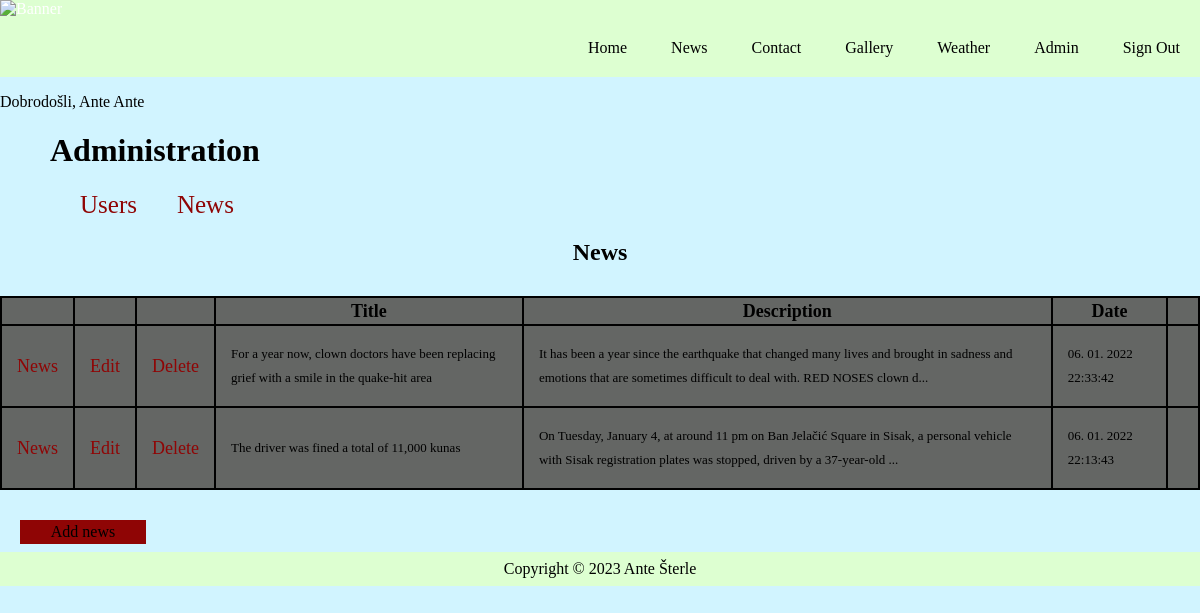
The page /index.php?menu=6&action=2 (signed in) on the database its author committed.
### tables this page shows
CREATE TABLE `news` (
  `id` int(11) NOT NULL,
  `title` varchar(255) NOT NULL,
  `description` text NOT NULL,
  `date` timestamp NOT NULL DEFAULT current_timestamp() ON UPDATE current_timestamp(),
  `picture` varchar(255) NOT NULL,
  `archive` enum('Y','N') NOT NULL DEFAULT 'Y'
);

### function.php (called while the page is built)
<?php
	function pickerDateToMysql($pickerDate){
		$date = DateTime::createFromFormat('Y-m-d H:i:s', $pickerDate);
		return $date->format('d. m. Y H:i:s');
	}
?>

### admin_news.php (the view, shortened to what this page needs)
<?php
	if (isset($_GET['id']) && $_GET['id'] != '') {
		$query  = "SELECT * FROM news";
		$query .= " WHERE id=".$_GET['id'];
		$query .= " ORDER BY date DESC";
		$result = @mysqli_query($MySQL, $query);
		$row = @mysqli_fetch_array($result);
		print '
		<h2>News overview</h2>
		<div background-color:red>
			<img src="news/' . $row['picture'] . '" alt="' . $row['title'] . '" title="' . $row['title'] . '">
			<h2>' . $row['title'] . '</h2>
			' . $row['description'] . '
			<time datetime="' . $row['date'] . '">' . pickerDateToMysql($row['date']) . '</time>
			<hr>
		</div>
		<p><a href="index.php?menu='.$menu.'&amp;action='.$action.'">Back</a></p>';
	}
	else {
		print '
		<h2>News</h2>
		<div>
			<table>
				<thead>
					<tr>
						<th width="16"></th>
						<th width="16"></th>
						<th width="16"></th>
						<th>Title</th>
						<th>Description</th>
						<th>Date</th>
						<th width="16"></th>
					</tr>
				</thead>
				<tbody>';
				$query  = "SELECT * FROM news";
				$query .= " ORDER BY date DESC";
				$result = @mysqli_query($MySQL, $query);
				while($row = @mysqli_fetch_array($result)) {
					print '
					<tr>
						<td><a href="index.php?menu='.$menu.'&amp;action='.$action.'&amp;id=' .$row['id']. '"><p>News</p></td>';
						if($_SESSION['user']['role'] == 1  || $_SESSION['user']['role'] == 2){
						print '<td><a href="index.php?menu='.$menu.'&amp;action='.$action.'&amp;edit=' .$row['id']. '"><p>Edit</p></a></td>';
						}
						else{print'<td>not available!</td>';}
						if($_SESSION['user']['role'] == 1){
						print'<td><a href="index.php?menu='.$menu.'&amp;action='.$action.'&amp;delete=' .$row['id']. '"><p>Delete</p></td>';
						}
						else{print'<td>not available!</td>';}
						print'
						<td>' . $row['title'] . '</td>
						<td>';
						if(strlen($row['description']) > 160) {
                            echo substr(strip_tags($row['description']), 0, 160).'...';
                        } else {
                            echo strip_tags($row['description']);
                        }
						print '
						</td>
						<td>' . pickerDateToMysql($row['date']) . '</td>
						<td>';
						print '
						</td>
					</tr>';
				}
			print '
				</tbody>
			</table>
			<a href="index.php?menu=' . $menu . '&amp;action=' . $action . '&amp;add=true" class="AddNews">Add news</a>
		</div>';
	}
?>

### style.css (style rules this page uses)
body { margin: 0px; font-family: "Times New Roman", serif; background-color: #D1F4FF; }
#admin h2 { text-align: center; }
#admin p { text-align: center; }
.AddNews { color: black; display: block; background-color: rgb(143, 5, 5); margin: 8px 2px; padding: 3px; width: 120px; text-align: center; margin-left: 20px; text-decoration: none; }
table { background: black; border-color: #000000; font-size: 12px; line-height: 24px; margin: 30px auto; text-align: left; width: 100%; }
td { padding: 10px 15px; position: relative; }
tr { background-color: #646664; }
tr td a { color: rgb(143, 5, 5); text-decoration: none; font-size: 18px; }
thead tr th { font-size: 18px; text-align:center; }
tbody tr td { font-size: 13px; }

### rows shown on the page
news: title "For a year now, clown doctors have been replacing grief with a smile in the quake-hit area", description "It has been a year since the earthquake that changed many lives and brought in sadness and emotions that are sometimes difficult to deal with. RED NOSES clown d", date "06. 01. 2022 22:33:42"
news: title "The driver was fined a total of 11,000 kunas", description "On Tuesday, January 4, at around 11 pm on Ban Jelačić Square in Sisak, a personal vehicle with Sisak registration plates was stopped, driven by a 37-year-old", date "06. 01. 2022 22:13:43"

### other values the page prints
$_SESSION['message'] "Dobrodošli, Ante Ante"
